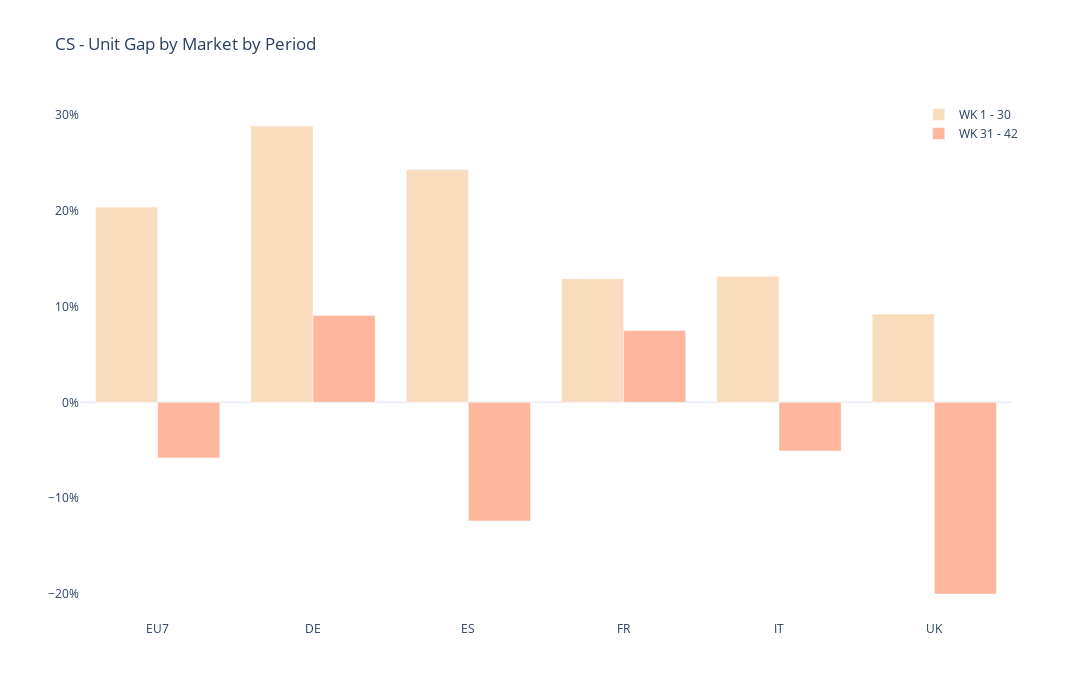

The code cell stored with this chart in its notebook:
### Code cell
fig = go.Figure()
fig.add_trace(go.Bar(
    x=period_df["Country"],
    y=period_df["WK 1-30"],
    name='WK 1 - 30',
    marker_color='#F9DBBD'
))
fig.add_trace(go.Bar(
    x=period_df["Country"],
    y=period_df["WK 31-42"],
    name='WK 31 - 42',
    marker_color='#FCB79C'
))
fig.update_layout(
    title = 'CS - Unit Gap by Market by Period',
    autosize = False,
    width = 1300,
    height = 700,
    yaxis=dict(ticksuffix="%"),
    template = "plotly_white",
    hovermode='x'
)
fig.update_layout(
    legend=dict(
        x=0.90,
        y=1,
    ))
fig.update_xaxes(showgrid=False)
fig.update_yaxes(showgrid=False)
fig.show()

### Figure 1 — Plotly figure (JSON) as saved in the notebook; plotly's stock layout.template omitted (floating-point values rounded to 4 significant figures)
{"data": [{"marker": {"color": "#F9DBBD"}, "name": "WK 1 - 30", "type": "bar", "x": ["EU7", "DE", "ES", "FR", "IT", "UK"], "y": [20.37, 28.82, 24.29, 12.9, 13.16, 9.203]}, {"marker": {"color": "#FCB79C"}, "name": "WK 31 - 42", "type": "bar", "x": ["EU7", "DE", "ES", "FR", "IT", "UK"], "y": [-5.795, 9.075, -12.38, 7.492, -5.083, -19.99]}], "layout": {"autosize": false, "height": 700, "hovermode": "x", "legend": {"x": 0.9, "y": 1}, "title": {"text": "CS - Unit Gap by Market by Period"}, "width": 1300, "xaxis": {"showgrid": false}, "yaxis": {"showgrid": false, "ticksuffix": "%"}}}
